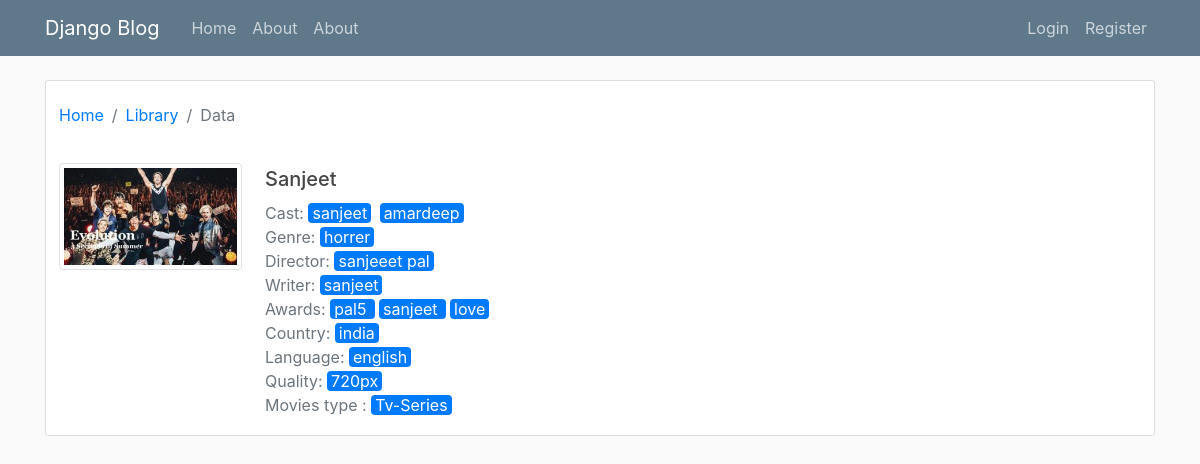
The app's page /movies/3/ with its own data.
### movies_list/models.py (models this page shows, shortened)
class Movies_list(models.Model):
	movies_id=models.AutoField(primary_key=True)
	name=models.CharField(max_length=50)
	genre=models.ManyToManyField(Genre_list)
	cast=models.ManyToManyField(Cast_list)
	director=models.ManyToManyField(Director_list)
	writer=models.ManyToManyField(Writer_list)
	awards=models.ManyToManyField(Award_list)
	country=models.ForeignKey(Country_list, on_delete=models.PROTECT)
	story_line=models.TextField(default='')
	cost=models.PositiveIntegerField(default=0)
	release_date=models.DateTimeField( blank=False,null=False)
	created_at=models.DateTimeField(default=timezone.now)
	language=models.ManyToManyField(Language_list)
	imdb_rating=models.FloatField()
	imdb_link=models.TextField()
	trailer_link=models.TextField()
	views=models.PositiveIntegerField(default=0)
	likes=models.PositiveIntegerField(default=0)
	dislike=models.PositiveIntegerField(default=0)
	ratting=models.FloatField(default=0.0)
	tags=models.TextField()
	Quality=models.ForeignKey(Quality_list,on_delete=models.PROTECT)
	movies_user_id=models.ForeignKey(User, on_delete=models.PROTECT)
	movies_type=models.ForeignKey(Movies_type_list,on_delete=models.PROTECT)
	movies_thumbnail=models.ImageField(default='thumbnail.jpg',upload_to='movies_pics')
	class Meta:
		verbose_name_plural='movies'

class Cast_list(models.Model):
	cast_id=models.AutoField(primary_key=True)
	cast_name=models.CharField(max_length=50)
	cast_image=models.ImageField(default='cast.jpg',upload_to='cast_pics')
	def __str__(self):
		return f'{self.cast_name}'
	class Meta:
		verbose_name_plural='Cast'

class Genre_list(models.Model):
	genre_id=models.AutoField(primary_key=True)
	genre_name=models.CharField(max_length=40)
	genre_image=models.ImageField(default='genre.jpg',upload_to='genre_pics')
	def __str__(self):
		return f'{self.genre_name}'
	class Meta:
		verbose_name_plural='Genre'

class Director_list(models.Model):
	director_id=models.AutoField(primary_key=True)
	director_name=models.CharField(max_length=50)
	director_image=models.ImageField(default='cast.jpg',upload_to='director_pics')
	def __str__(self):
		return f'{self.director_name}'
	class Meta:
		verbose_name_plural='Director'

class Writer_list(models.Model):
	writer_id=models.AutoField(primary_key=True)
	writer_name=models.CharField(max_length=50);
	writer_image=models.ImageField(default='writer.jpg',upload_to='writer_pics')
	def __str__(self):
		return f'{self.writer_name}'
	class Meta:
		verbose_name_plural='Writer'

class Award_list(models.Model):
	award_id=models.AutoField(primary_key=True)
	award_name=models.CharField(max_length=50,blank=False)
	award_image = models.ImageField(upload_to='award_pics',default='award.jpg', )
	def __str__(self):
		return f'{self.award_name} '
	class Meta:
		verbose_name_plural = 'Award'

class Country_list(models.Model):
	country_id=models.AutoField(primary_key=True)
	country_name=models.CharField(max_length=50)
	country_short_code=models.CharField(max_length=5)
	country_image=models.ImageField(default='country.jpg',upload_to='country_pics')
	class Meta:
		verbose_name_plural='Country'

class Language_list(models.Model):
	language_id=models.AutoField(primary_key=True)
	language_name=models.CharField(max_length=60)
	language_short_code=models.CharField(max_length=5)
	def __str__(self):
		return f'{self.language_name}'
	class Meta:
		verbose_name_plural='Language'

class Quality_list(models.Model):
	quality_id=models.AutoField(primary_key=True)
	quality_name=models.CharField(max_length=50)
	quality_priority=models.PositiveIntegerField()
	class Meta:
		verbose_name_plural='Quality'

class Movies_type_list(models.Model):
	movies_type_id=models.AutoField(primary_key=True)
	movies_type_name=models.CharField(max_length=12)
	class Meta:
		verbose_name_plural='movies_type'

### movies_list/views.py (the view)
# urls.py: path("movies/<int:movies_id>/",Movies_detail,name="movies-detail"),
def Movies_detail(request,movies_id):
	movies_details=Movies_list.objects.filter(movies_id=movies_id)
	context={
		"movies_details":movies_details,
	}
	return render(request,"movies_list/movies_details.html",context)

### movies_list/Templates/movies_list/movies_details.html (shortened to what this page needs)
{% extends "users/base.html" %}
{% load crispy_forms_tags %}
{% block content %}
    <div class="content-section ">
        <div class="row ">
            <nav aria-label="breadcrumb ">
              <ol class="breadcrumb  mx-2 px-0 my-1.5 bg-white">
                <li class="breadcrumb-item"><a href="{%url 'movies-index'%}">Home</a></li>
                <li class="breadcrumb-item"><a href="#">Library</a></li>
                <li class="breadcrumb-item active" aria-current="page">Data</li>
              </ol>
            </nav>
        </div>
        <div class="row ">
            <div class="col col-md-2 mx-2 px-0 text-left my-2">
                <img  class="img-fluid img-thumbnail rounded w-auto  h-auto" src="../../media/{{movies_details.0.movies_thumbnail}}">
            </div>
            <div class="col-md-9   my-2">
              <h5 class="d-inline-block  text-justify text-nowrap text-truncate py-1 m-0">{{movies_details.0.name|capfirst}} </h5>
              <p class="pd-0 m-0  rounded text-secondary">Cast: {% for cast in movies_details.0.cast.all %}{% if not forloop.first %} {% endif %}<a class="no-underline" href="{% url 'cast-detail' cast_name=cast.cast_name %}"><span class="bg-primary rounded px-1 text-white mr-1">{{cast|join:""}}</span></a>{%endfor%}</p>
              <p class="pd-0 m-0  rounded text-secondary">Genre: {%for genre in movies_details.0.genre.all %}{% if not forloop.first %} {% endif %}<a class="no-underline" href="{% url 'genre-detail' genre_name=genre.genre_name %}"><span class="bg-primary rounded px-1 text-white mr-1">{{genre|join:""}}</span></a>{%endfor%}</p>
              <p class="pd-0 m-0  rounded text-secondary">Director: {%for director in movies_details.0.director.all%}{% if not forloop.first %} {% endif %}<a class="no-underline" href="{% url 'director-detail' director_name=director.director_name %}"><span class="bg-primary rounded px-1 text-white mr-1">{{director|join:""}}</span></a>{%endfor%}</p>
              <p class="pd-0 m-0  rounded text-secondary">Writer: {%for writer in movies_details.0.writer.all %}{% if not forloop.first %} {% endif %}<a class="no-underline" href="{% url 'writer-detail' writer_name=writer.writer_name %}"><span class="bg-primary rounded px-1 text-white mr-1">{{writer|join:""}}</span></a>{%endfor%}</p>
              <p class="pd-0 m-0  rounded text-secondary">Awards: {%for award in movies_details.0.awards.all %}{% if not forloop.first %} {% endif %}<a class="no-underline" href="{% url 'award-detail' award_name=award.award_name %}"><span class="bg-primary rounded px-1 text-white mr-1">{{award|join:""}}</span></a>{%endfor%}</p>
              <p class="pd-0 m-0  rounded text-secondary">Country: <a class="no-underline" href="{% url 'country-detail' country_name=movies_details.0.country.country_name %}"><span class="bg-primary rounded px-1 text-white mr-1">{{movies_details.0.country.country_name}}</span></a></p>
              <p class="pd-0 m-0  rounded text-secondary">Language: {%for language in movies_details.0.language.all %}{% if not forloop.first %} {% endif %}<a class="no-underline" href="{% url 'language-detail' language_name=language.language_name %}"><span class="bg-primary rounded px-1 text-white mr-1">{{language|join:""}}</a></span>{%endfor%}</p>
              <p class="pd-0 m-0  rounded text-secondary">Quality: <a class="no-underline" href="{% url 'quality-detail' quality_name=movies_details.0.Quality.quality_name %}"><span class="bg-primary rounded px-1 text-white mr-1">{{movies_details.0.Quality.quality_name}}</span></a></p>
              <p class="pd-0 m-0  rounded text-secondary">Movies type : <a class="no-underline" href="{% url 'movies_type-detail' movies_type_name=movies_details.0.movies_type.movies_type_name %}"><span class="bg-primary rounded px-1 text-white mr-1">{{movies_details.0.movies_type.movies_type_name}}</span></a></p>
            </div>
        </div>
    </div>
{% endblock content %}

### users/static/css/main.css (style rules this page uses)
body { background: #fafafa; color: #333333; margin-top: 5rem; }
h1, h2, h3, h4, h5, h6 { color: #444444; }
.content-section { background: #ffffff; padding: 10px 20px; border: 1px solid #dddddd; border-radius: 3px; margin-bottom: 20px; }

### records on screen
Movies_list: movies_thumbnail (picture), name "Sanjeet", country.country_name "india", Quality.quality_name "720px", movies_type.movies_type_name "Tv-Series"
Cast_list: cast_name "sanjeet"
Cast_list: cast_name "amardeep"
Genre_list: genre_name "horrer"
Director_list: director_name "sanjeeet pal"
Writer_list: writer_name "sanjeet"
Award_list: award_name "pal5"
Award_list: award_name "sanjeet"
Award_list: award_name "love"
Language_list: language_name "english"
